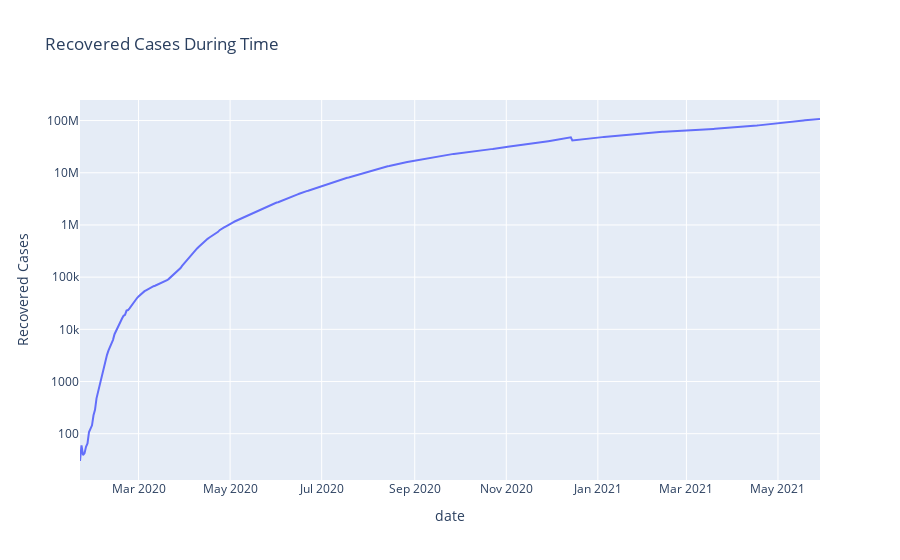

Notebook code cell kept with this figure:
### Code cell
px.line(x=dff.groupby(by=['date'])['Recovered'].sum().index,y=dff.groupby(by=['date'])['Recovered'].sum().values,

        title='Recovered Cases During Time',labels={'x':'date','y':'Recovered Cases'},log_y=True)

### Figure 1 — Plotly figure (JSON) as saved in the notebook; plotly's stock layout.template omitted (floating-point values rounded to 4 significant figures; data arrays with more than 128 entries replaced by an {"elided": "..."} marker saying what was removed)
{"data": [{"hovertemplate": "date=%{x}<br>Recovered Cases=%{y}<extra></extra>", "legendgroup": "", "line": {"color": "#636efa", "dash": "solid"}, "marker": {"symbol": "circle"}, "mode": "lines", "name": "", "orientation": "v", "showlegend": false, "type": "scatter", "x": {"elided": "494 str values"}, "xaxis": "x", "y": {"elided": "494 int values"}, "yaxis": "y"}], "layout": {"legend": {"tracegroupgap": 0}, "title": {"text": "Recovered Cases During Time"}, "xaxis": {"anchor": "y", "domain": [0, 1], "title": {"text": "date"}}, "yaxis": {"anchor": "x", "domain": [0, 1], "title": {"text": "Recovered Cases"}, "type": "log"}}}
